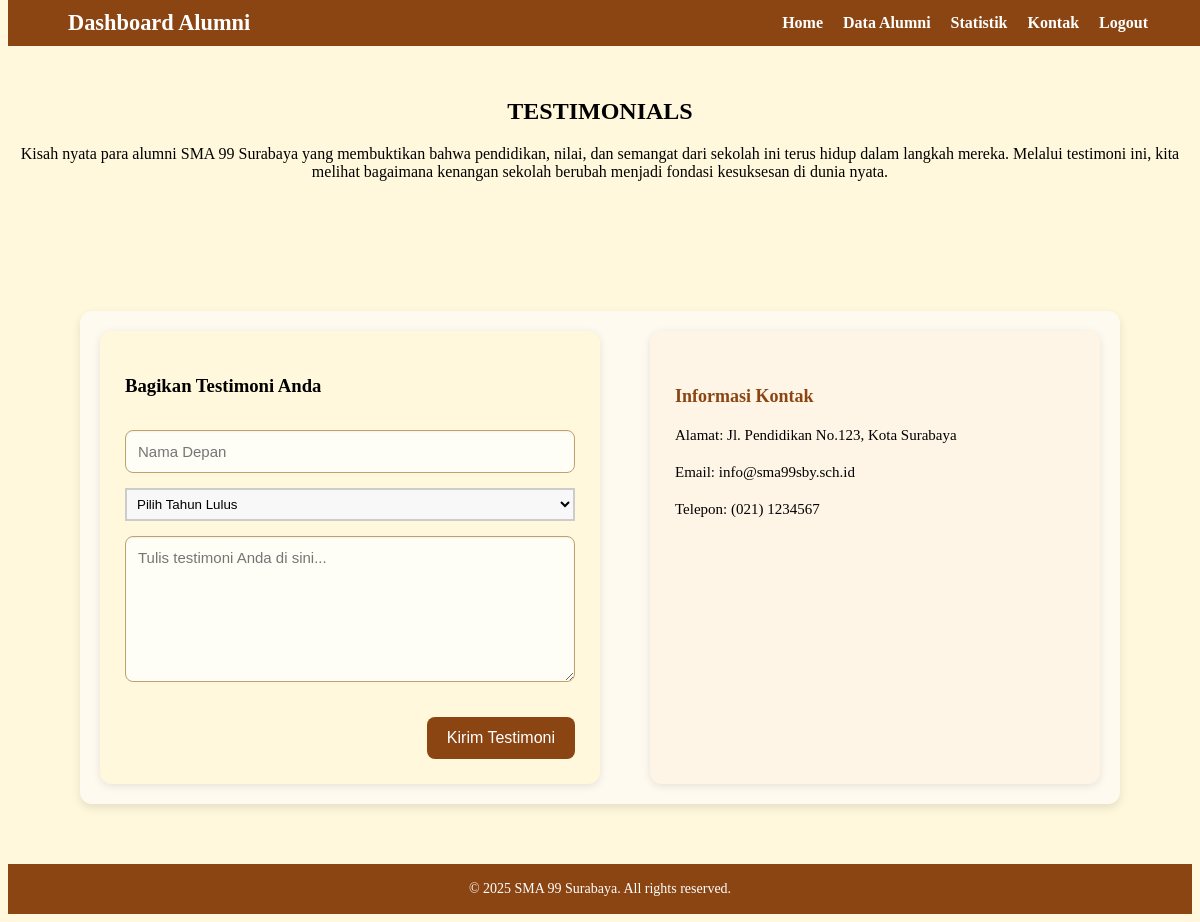
Before: /halaman_kontak_alumni.php with the older database file.
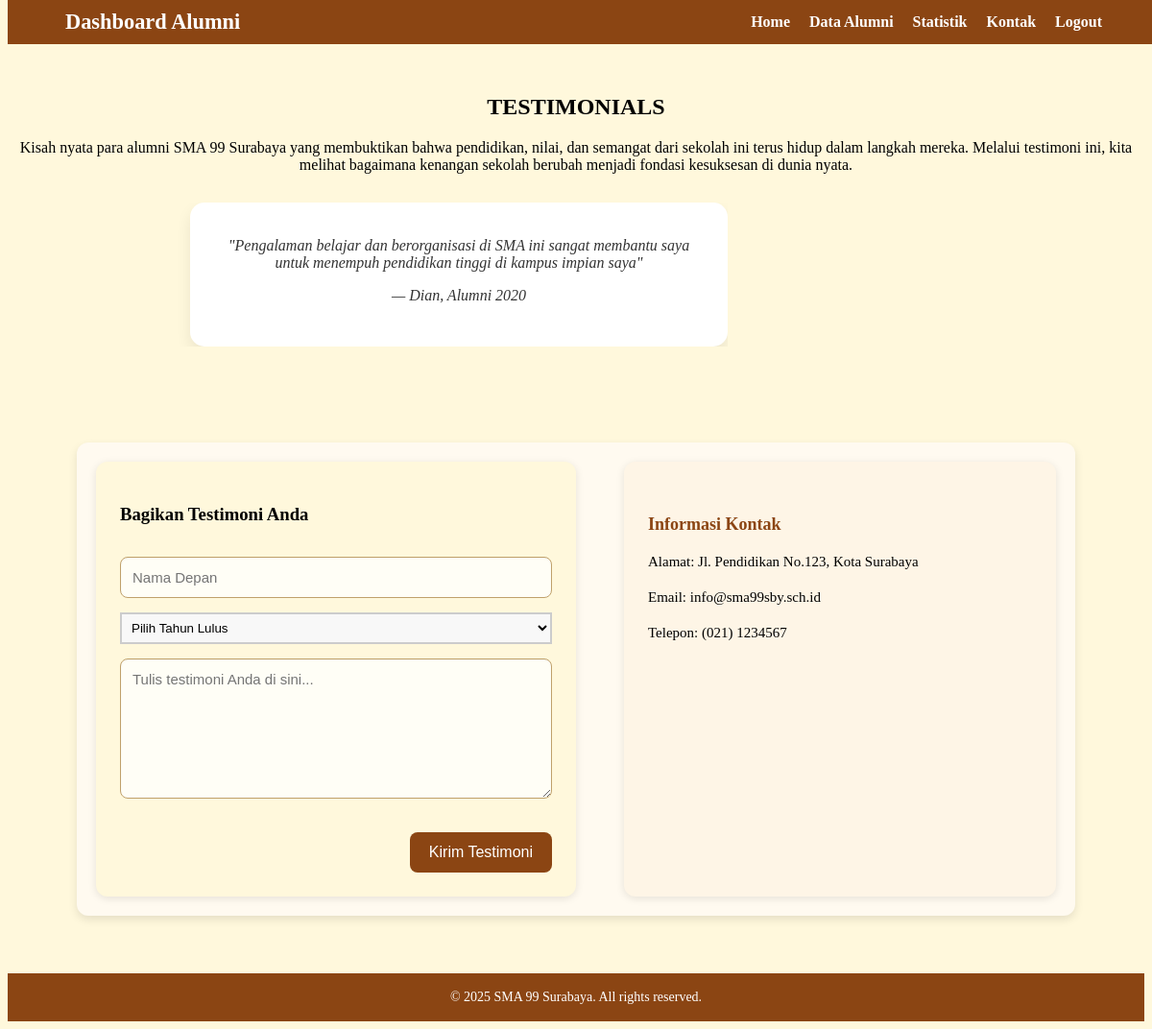
After: the same page with the newer database file.
### tables this page shows
CREATE TABLE `testimonialumni` (
  `idtestimoniAlumni` int NOT NULL AUTO_INCREMENT,
  `nama_depan` varchar(45) DEFAULT NULL,
  `tahunLulus` varchar(45) DEFAULT NULL,
  `testimoni` varchar(300) DEFAULT NULL,
  `tampilkan` tinyint(1) DEFAULT '1',
  PRIMARY KEY (`idtestimoniAlumni`)
);

### halaman_kontak_alumni.php (the view, shortened to what this page needs)
<!DOCTYPE html>
<html lang="id">
<head>
    <link rel="stylesheet" href="style.css">
</head>
<body class="kontak-page">
<div class="navbar">
    <div class="navbar-container">
        <div class="logo">Dashboard Alumni</div>
        <ul class="nav-links">
            <li><a href="index_alumni.php">Home</a></li>
            <li><a href="dataAlumni.php">Data Alumni</a></li>
            <li><a href="halaman_statistik_alumni.php">Statistik</a></li>
            <li><a href="halaman_kontak_alumni.php">Kontak</a></li>
            <li><a href="logout.php">Logout</a></li>
        </ul>
    </div>
</div>
<div class="testimonials-section">
    <h2 class="testimonial-title" style="text-align: center;">TESTIMONIALS</h2>
    <p class="testimonial-subtitle" style="text-align: center;">Kisah nyata para alumni SMA 99 Surabaya yang membuktikan bahwa pendidikan, nilai, dan semangat dari sekolah ini terus hidup dalam langkah mereka.
                                                                Melalui testimoni ini, kita melihat bagaimana kenangan sekolah berubah menjadi fondasi kesuksesan di dunia nyata.</p>
    <div class="testimonial-carousel">
        <div class="testimonial-cards">
        <?php
        include 'koneksi.php';
        $query = "SELECT * FROM testimonialumni WHERE tampilkan = 1 ORDER BY idtestimoniAlumni DESC";
        $result = mysqli_query($koneksi, $query);
        $index = 0;
            while ($row = mysqli_fetch_assoc($result)) {
                $activeClass = $index === 0 ? 'active' : '';
                echo '<div class="testimonial-card ' . $activeClass . '">';
                echo '<p>"' . htmlspecialchars($row['testimoni']) . '"</p>';
                echo '<span>— ' . htmlspecialchars($row['nama_depan']) . ', Alumni ' . htmlspecialchars($row['tahunLulus']) . '</span>';
                echo '</div>';
        $index++;
        }
        ?>
        </div>
    </div>
</div>
<div class="contact-container">
<form class="contact-form" action="proses_testimoni.php" method="post">
    <h3>Bagikan Testimoni Anda</h3>
    <input type="text" name="nama_depan" placeholder="Nama Depan" required>
    <select name="tahunLulus" required>
        <option value="" disabled selected>Pilih Tahun Lulus</option>
    </select>
    <textarea name="testimoni" placeholder="Tulis testimoni Anda di sini..." required></textarea>
    <button type="submit">Kirim Testimoni</button>
</form>
    <div class="contact-info">
        <h4>Informasi Kontak</h4>
        <p>Alamat: Jl. Pendidikan No.123, Kota Surabaya</p>
        <p>Email: info@sma99sby.sch.id</p>
        <p>Telepon: (021) 1234567</p>
    </div>
</div>
<div class="footer show">
    &copy; 2025 SMA 99 Surabaya. All rights reserved.
</div>
</body>
</html>

Changed rows visible on the page:
added testimonialumni: testimoni "Pengalaman belajar dan berorganisasi di SMA ini sangat membantu saya untuk menempuh pendidikan tinggi di kampus impian saya", nama_depan "Dian", tahunLulus "2020"
